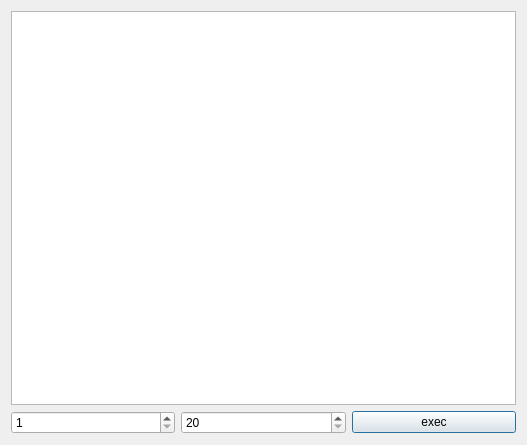
<?xml version="1.0" encoding="UTF-8"?>
<ui version="4.0">
 <class>Dialog</class>
 <widget class="QDialog" name="Dialog">
  <property name="geometry">
   <rect>
    <x>0</x>
    <y>0</y>
    <width>527</width>
    <height>445</height>
   </rect>
  </property>
  <property name="sizePolicy">
   <sizepolicy hsizetype="Expanding" vsizetype="Expanding">
    <horstretch>0</horstretch>
    <verstretch>0</verstretch>
   </sizepolicy>
  </property>
  <property name="windowTitle">
   <string>Dialog</string>
  </property>
  <layout class="QVBoxLayout" name="verticalLayout_2">
   <item>
    <layout class="QVBoxLayout" name="verticalLayout" stretch="0,0">
     <property name="sizeConstraint">
      <enum>QLayout::SetMaximumSize</enum>
     </property>
     <property name="leftMargin">
      <number>0</number>
     </property>
     <property name="topMargin">
      <number>0</number>
     </property>
     <property name="rightMargin">
      <number>0</number>
     </property>
     <property name="bottomMargin">
      <number>0</number>
     </property>
     <item>
      <widget class="QTableWidget" name="tableWidget"/>
     </item>
     <item>
      <layout class="QHBoxLayout" name="horizontalLayout">
       <item>
        <widget class="QSpinBox" name="spinPage">
         <property name="minimum">
          <number>1</number>
         </property>
        </widget>
       </item>
       <item>
        <widget class="QSpinBox" name="spinMax">
         <property name="minimum">
          <number>20</number>
         </property>
         <property name="maximum">
          <number>500</number>
         </property>
         <property name="singleStep">
          <number>10</number>
         </property>
        </widget>
       </item>
       <item>
        <widget class="QPushButton" name="pushButton">
         <property name="text">
          <string>exec</string>
         </property>
        </widget>
       </item>
      </layout>
     </item>
    </layout>
   </item>
  </layout>
 </widget>
 <resources/>
 <connections/>
</ui>
